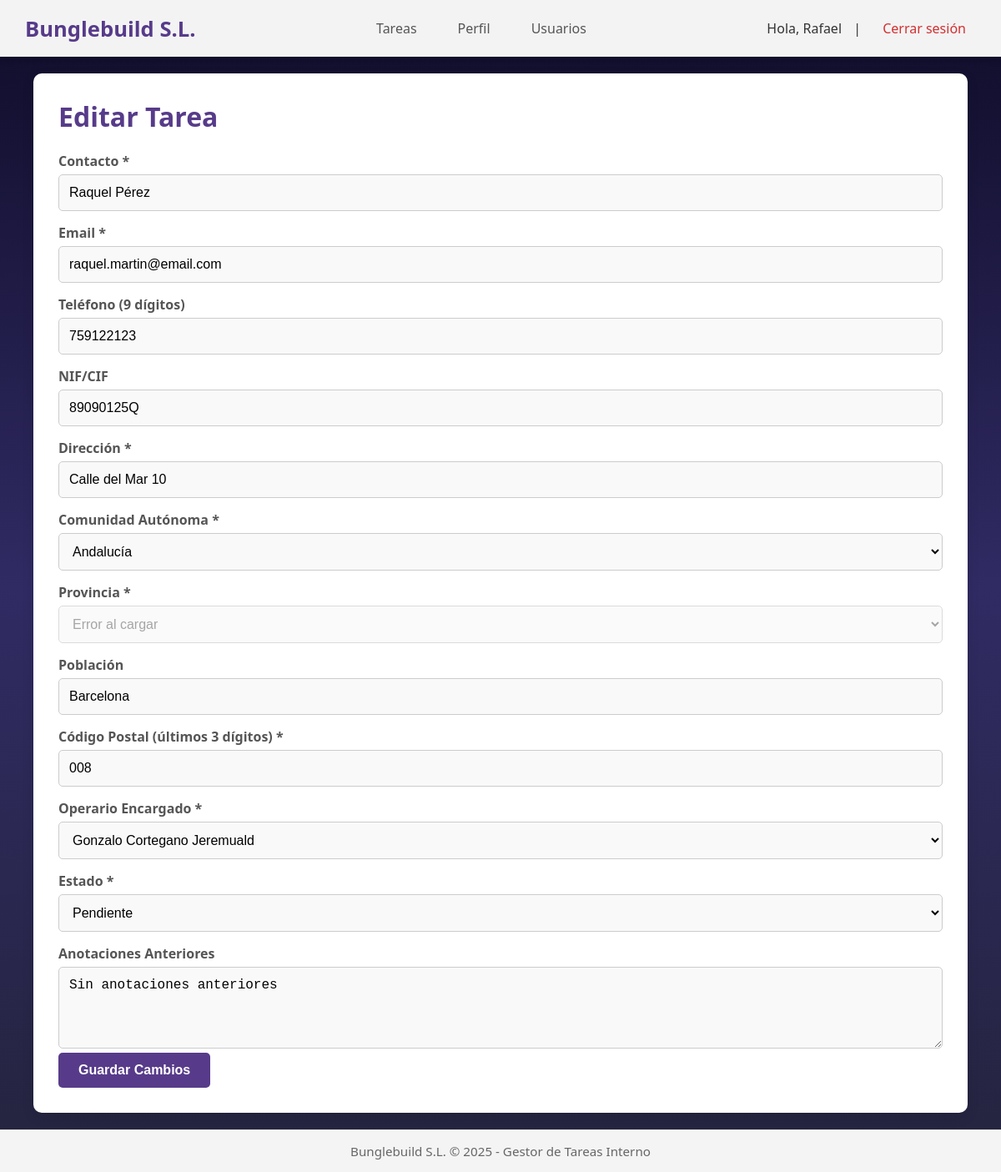
Screenshot of /public/tareas/editar/67 (signed in) with the database file from the repository.
### tables this page shows
CREATE TABLE `tarea` (
  `tarea_id` int(11) NOT NULL,
  `user_id` int(11) DEFAULT NULL,
  `nif_cif` varchar(20) DEFAULT NULL,
  `client_contacto` varchar(150) NOT NULL,
  `client_telefono` varchar(50) DEFAULT NULL,
  `client_email` varchar(150) NOT NULL,
  `client_direccion` varchar(255) DEFAULT NULL,
  `client_poblacion` varchar(100) DEFAULT NULL,
  `cp` varchar(5) DEFAULT NULL,
  `provincia` varchar(250) NOT NULL,
  `estado` enum('B','P','R','C') NOT NULL DEFAULT 'P',
  `fecha_creacion` timestamp NOT NULL DEFAULT current_timestamp(),
  `fecha_realizacion` date DEFAULT NULL,
  `anotaciones_anteriores` text DEFAULT NULL,
  `anotaciones_posteriores` text DEFAULT NULL,
  `fichero_resumen` varchar(255) DEFAULT NULL,
  `created_at` timestamp NULL DEFAULT NULL,
  `updated_at` timestamp NULL DEFAULT NULL
);

CREATE TABLE `usuario` (
  `user_id` int(11) NOT NULL,
  `user_name` varchar(255) NOT NULL,
  `user_surname` varchar(255) NOT NULL,
  `user_email` varchar(255) NOT NULL,
  `user_password` varchar(255) NOT NULL,
  `role` enum('admin','operario') NOT NULL DEFAULT 'operario',
  `remember_token` varchar(100) DEFAULT NULL,
  `created_at` timestamp NULL DEFAULT NULL,
  `updated_at` timestamp NULL DEFAULT NULL
);

### app/controllers/TareaController.php (called while the page is built, shortened)
<?php
class TareaController
{
    public function edit(int $tareaId)
    {
        $pdo = Database::getInstance()->getConnection();
        $stmt = $pdo->prepare("SELECT * FROM tarea WHERE tarea_id = ?");
        $stmt->execute([$tareaId]);
        $tarea = $stmt->fetch();
        $comunidad_id_inicial = null;
        if (!empty($tarea['provincia'])) {
            $sql = "
                SELECT ca.id, p.cp
                FROM provincias p
                JOIN comunidad_autonoma ca ON p.comunidad_id = ca.id
                WHERE p.nombre = ?
            ";
            $stmt2 = $pdo->prepare($sql);
            $stmt2->bindValue(1, $tarea['provincia'], PDO::PARAM_STR);
            $stmt2->execute();
            $resultado = $stmt2->fetch();
            if ($resultado) {
                $comunidad_id_inicial = (int)$resultado['id'];
            }
        }
        $comunidades = $pdo->query("SELECT id, nombre FROM comunidad_autonoma ORDER BY nombre")->fetchAll();
        $usuarios = $pdo->query("SELECT user_id, user_name, user_surname FROM usuario WHERE role = 'operario' ORDER BY user_name")->fetchAll();
        $cp3 = strlen($tarea['cp']) >= 5 ? substr($tarea['cp'], 2) : '';
        include __DIR__ . '/../views/pages/tarea_editar.php';
        include __DIR__ . '/../views/layouts/main.php';
    }
}
?>

### app/views/pages/tarea_editar.php (the view, shortened to what this page needs)
<h1>Editar Tarea</h1>
<form method="POST" action="<?= BASE_PATH ?>/tareas/editar/<?= (int)$tarea['tarea_id'] ?>">
    <label for="client_contacto">Contacto *</label>
    <input type="text" name="client_contacto" value="<?= htmlspecialchars($tarea['client_contacto']) ?>">
    <label for="client_email">Email *</label>
    <input type="text" name="client_email" value="<?= htmlspecialchars($tarea['client_email']) ?>">
    <label for="client_telefono">Teléfono (9 dígitos)</label>
    <input type="text" name="client_telefono" value="<?= htmlspecialchars($tarea['client_telefono'] ?? '') ?>">
    <label for="nif_cif">NIF/CIF</label>
    <input type="text" name="nif_cif" value="<?= htmlspecialchars($tarea['nif_cif'] ?? '') ?>">
    <label for="client_direccion">Dirección *</label>
    <input type="text" name="client_direccion" value="<?= htmlspecialchars($tarea['client_direccion'] ?? '') ?>">
    <label for="comunidad_id">Comunidad Autónoma *</label>
    <select name="comunidad_id" id="comunidad_id">
        <?php foreach ($comunidades as $c): ?>
            <option value="<?= (int)$c['id'] ?>" <?= ((int)$comunidad_id_inicial === (int)$c['id']) ? 'selected' : '' ?>>
                <?= htmlspecialchars($c['nombre']) ?>
            </option>
        <?php endforeach; ?>
    </select>
    <label for="provincia_cp">Provincia *</label>
    <select name="provincia_cp" id="provincia_cp" disabled>
        <option value="">Seleccione una comunidad primero</option>
    </select>
    <label for="client_poblacion">Población</label>
    <input type="text" name="client_poblacion" value="<?= htmlspecialchars($tarea['client_poblacion'] ?? '') ?>">
    <label for="cp3">Código Postal (últimos 3 dígitos) *</label>
    <input type="text" name="cp3" id="cp3" maxlength="3" value="<?= htmlspecialchars($cp3) ?>">
    <label for="user_id">Operario Encargado *</label>
    <select name="user_id">
        <?php foreach ($usuarios as $u): ?>
            <option value="<?= (int)$u['user_id'] ?>" <?= ((int)$tarea['user_id'] === $u['user_id']) ? 'selected' : '' ?>>
                <?= htmlspecialchars($u['user_name'] . ' ' . $u['user_surname']) ?>
            </option>
        <?php endforeach; ?>
    </select>
    <label for="estado">Estado *</label>
    <select name="estado" id="estado">
        <option value="P" <?= ($tarea['estado'] === 'P') ? 'selected' : '' ?>>Pendiente</option>
    </select>
    <label for="anotaciones_anteriores">Anotaciones Anteriores</label>
    <textarea name="anotaciones_anteriores" rows="4"><?= htmlspecialchars($tarea['anotaciones_anteriores'] ?? '') ?></textarea>
    <button type="submit">Guardar Cambios</button>
</form>

### assets/css/main.css (style rules this page uses)
body { margin: 0; padding: 0; font-family: 'Segoe UI', Tahoma, Geneva, Verdana, sans-serif; background: linear-gradient(to bottom, #0f0c29, #302b63, #24243e); color: #333; }
.content h1 { color: #573b8a; margin-top: 0; }
label { display: block; margin: 15px 0 5px; font-weight: bold; color: #555; }
input[type="text"], input[type="email"], input[type="password"], input[type="date"], select, textarea { width: 100%; padding: 12px; border: 1px solid #ccc; border-radius: 5px; font-size: 16px; box-sizing: border-box; background: #f9f9f9; }
button, .btn { padding: 12px 24px; background: #573b8a; color: white; text-decoration: none; border: none; border-radius: 5px; font-size: 16px; font-weight: bold; cursor: pointer; transition: background 0.2s ease; }

### rows the page displays
tarea: client_contacto "Raquel Pérez", client_email "raquel.martin@email.com", client_telefono "759122123", nif_cif "89090125Q", client_direccion "Calle del Mar 10", client_poblacion "Barcelona", cp3 "008", user_id "Gonzalo Cortegano Jeremuald", estado "Pendiente", anotaciones_anteriores "Sin anotaciones anteriores"

### other values shown
$_SESSION['user_name'] "Rafael"
form field comunidad_id "Andalucía"
